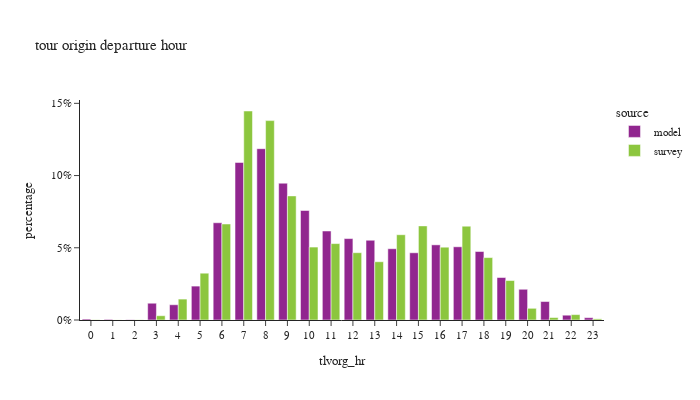

Write notebook code for a chart like this one.
### Code cell
df_plot = df_tour.groupby(['tlvorg_hr','source'])['toexpfac'].agg(sample_count='size', toexpfac='sum').reset_index()
df_plot['percentage'] = df_plot.groupby(['source'], group_keys=False)['toexpfac']. \
    apply(lambda x: x / float(x.sum()))

fig = px.bar(df_plot, x="tlvorg_hr", y="percentage", color="source",
             barmode="group",title="tour origin departure hour",
             hover_data=['toexpfac','sample_count'])
fig.update_layout(height=400, width=700, font=dict(size=11),
                  xaxis = dict(dtick = 1, categoryorder='category ascending'),
                  yaxis=dict(tickformat=".0%"))
fig.show()

### Figure 1 — Plotly figure (JSON) as saved in the notebook; plotly's stock layout.template omitted (floating-point values rounded to 4 significant figures)
{"data": [{"alignmentgroup": "True", "customdata": [[5155.0, 5155.0], [3392.0, 3392.0], [1371.0, 1371.0], [91000.0, 91000.0], [82750.0, 82750.0], [184000.0, 184000.0], [527900.0, 527900.0], [855000.0, 855000.0], [929900.0, 929900.0], [742500.0, 742500.0], [594300.0, 594300.0], [483000.0, 483000.0], [441900.0, 441900.0], [432800.0, 432800.0], [386800.0, 386800.0], [364900.0, 364900.0], [407900.0, 407900.0], [397400.0, 397400.0], [371700.0, 371700.0], [230500.0, 230500.0], [166700.0, 166700.0], [100300.0, 100300.0], [26060.0, 26060.0], [12650.0, 12650.0]], "hovertemplate": "source=model<br>tlvorg_hr=%{x}<br>percentage=%{y}<br>toexpfac=%{customdata[0]}<br>sample_count=%{customdata[1]}<extra></extra>", "legendgroup": "model", "marker": {"color": "#91268F", "pattern": {"shape": ""}}, "name": "model", "offsetgroup": "model", "orientation": "v", "showlegend": true, "textposition": "auto", "type": "bar", "x": [0, 1, 2, 3, 4, 5, 6, 7, 8, 9, 10, 11, 12, 13, 14, 15, 16, 17, 18, 19, 20, 21, 22, 23], "xaxis": "x", "y": [0.0006575, 0.0004327, 0.0001749, 0.01161, 0.01056, 0.02347, 0.06733, 0.1091, 0.1186, 0.09471, 0.07581, 0.06161, 0.05637, 0.05521, 0.04934, 0.04654, 0.05203, 0.05068, 0.04741, 0.0294, 0.02127, 0.01279, 0.003324, 0.001613], "yaxis": "y"}, {"alignmentgroup": "True", "customdata": [[813.0, 3.0], [343.5, 2.0], [618.0, 3.0], [14930.0, 25.0], [73100.0, 78.0], [163600.0, 191.0], [335700.0, 553.0], [730800.0, 1232.0], [697200.0, 1310.0], [433900.0, 873.0], [255000.0, 740.0], [267200.0, 625.0], [235300.0, 650.0], [203700.0, 564.0], [298200.0, 602.0], [329100.0, 629.0], [254600.0, 576.0], [328100.0, 738.0], [218200.0, 539.0], [138000.0, 361.0], [40880.0, 149.0], [8590.0, 72.0], [18860.0, 32.0], [4010.0, 10.0]], "hovertemplate": "source=survey<br>tlvorg_hr=%{x}<br>percentage=%{y}<br>toexpfac=%{customdata[0]}<br>sample_count=%{customdata[1]}<extra></extra>", "legendgroup": "survey", "marker": {"color": "#8CC63E", "pattern": {"shape": ""}}, "name": "survey", "offsetgroup": "survey", "orientation": "v", "showlegend": true, "textposition": "auto", "type": "bar", "x": [0, 1, 2, 3, 4, 5, 6, 7, 8, 9, 10, 11, 12, 13, 14, 15, 16, 17, 18, 19, 20, 21, 22, 23], "xaxis": "x", "y": [0.000161, 6.8e-05, 0.0001224, 0.002956, 0.01447, 0.0324, 0.06646, 0.1447, 0.138, 0.08592, 0.05049, 0.0529, 0.04659, 0.04033, 0.05903, 0.06515, 0.0504, 0.06496, 0.04321, 0.02732, 0.008095, 0.001701, 0.003733, 0.000794], "yaxis": "y"}], "layout": {"barmode": "group", "font": {"size": 11}, "height": 400, "legend": {"title": {"text": "source"}, "tracegroupgap": 0}, "title": {"text": "tour origin departure hour"}, "width": 700, "xaxis": {"anchor": "y", "categoryorder": "category ascending", "domain": [0.0, 1.0], "dtick": 1, "title": {"text": "tlvorg_hr"}}, "yaxis": {"anchor": "x", "domain": [0.0, 1.0], "tickformat": ".0%", "title": {"text": "percentage"}}}}
